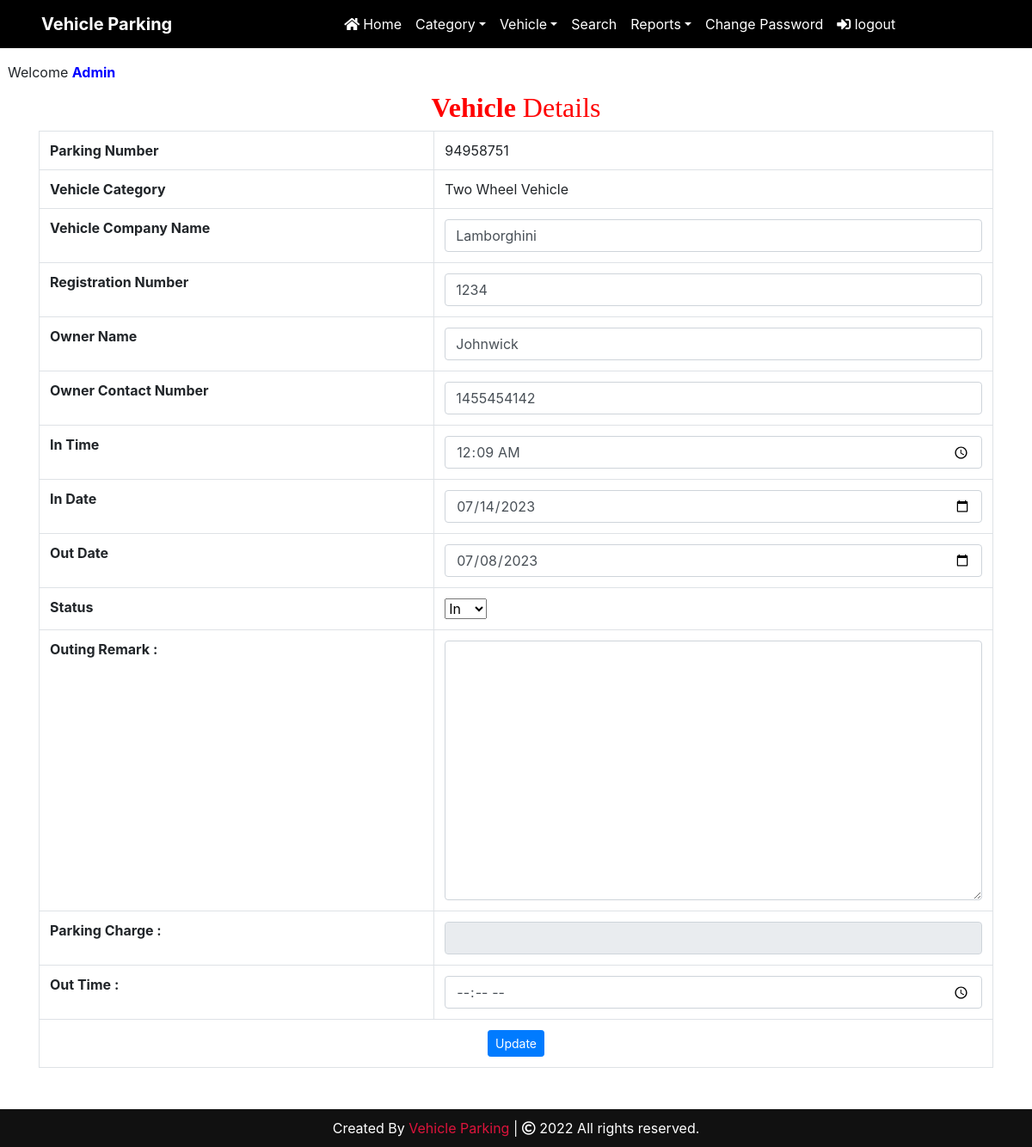
The app's page /view_incomingdetail/24 (signed in) with its own data.
### vehicle/models.py (models this page shows, shortened)
class Vehicle(models.Model):
    parkingnumber = models.CharField(max_length=20)
    category = models.ForeignKey(Category, on_delete=models.CASCADE)
    username = models.CharField(max_length=10)
    vehiclecompany = models.CharField(max_length=50)
    regno = models.CharField(max_length=10)
    ownername = models.CharField(max_length=50)
    ownercontact = models.CharField(max_length=15)
    pdate = models.DateField()
    intime = models.CharField(max_length=50)
    outtime = models.CharField(max_length=50)
    parkingcharge = models.CharField(max_length=50)
    remark = models.CharField(max_length=500)
    status = models.CharField(max_length=20)

class Category(models.Model):
    categoryname = models.CharField(max_length=50)
    price = models.DecimalField(max_digits=8, decimal_places=2)
    def __str__(self):
        return self.categoryname

### vehicle/views.py (the view, shortened to what this page needs)
# urls.py: path('view_incomingdetail/<int:pid>',view_incomingdetail, name='view_incomingdetail'),
def view_incomingdetail(request,pid):
    if not request.user.is_authenticated:
        return redirect('admin_home')
    error = ""
    category1 = Category.objects.all()
    categories_json = json.dumps(list(category1.values('categoryname', 'price')),cls=DjangoJSONEncoder)
    vehicle = Vehicle.objects.get(id=pid)
    d = {'vehicle': vehicle,'error':error, 'categories_json':categories_json}
    return render(request,'view_incomingdetail.html', d)

### vehicle/templates/view_incomingdetail.html (shortened to what this page needs)
{% load static %}
<html>
<head>
  {% include 'headeradmin.html' %}
  <link rel=stylesheet href="https://cdn.datatables.net/1.10.20/css/jquery.dataTables.min.css">
  <link rel=stylesheet href="https://cdn.datatables.net/buttons/1.6.1/css/buttons.dataTables.min.css">
</head>
<body>
  {% if user.is_superuser %}
  {% include 'nav2admin.html' %}
  {% else %}
  {% include 'navigation.html' %}
  {% endif %}
  <div class="pt-5">
    <br> &nbsp;&nbsp;Welcome <b style='text-transform : capitalize ; color : blue'>{{request.user.username}}</b>
  </div>
  <div class="container" style="margin-top:10px">
    <h2 class="text-center" style="font-family : Monotype Corsiva ; color : red"> <strong>Vehicle</strong> Details</h2>
    <form method="post">
      <table border="1" class="table table-bordered">
        <tr>
          <th>Parking Number</th>
          <td>{{vehicle.parkingnumber}}</td>
        </tr>
        <tr>
          <th>Vehicle Category</th>
          <td id="catname">{{vehicle.category}}</td>
        </tr>
        <tr>
          <th>Vehicle Company Name</th>
          <td><input type="text" name="vehiclecompany" class="form-control wd-450" required="true"
              value="{{vehicle.vehiclecompany}}"></td>
        </tr>
        <tr>
          <th>Registration Number</th>
          <td><input type="text" name="regno" class="form-control wd-450" required="true" value="{{vehicle.regno}}">
          </td>
        </tr>
        <tr>
          <th>Owner Name</th>
          <td><input type="text" name="ownername" class="form-control wd-450" required="true"
              value="{{vehicle.ownername}}"></td>
        </tr>
        <tr>
          <th>Owner Contact Number</th>
          <td><input type="text" name="ownercontact" class="form-control wd-450" required="true"
              value="{{vehicle.ownercontact}}"></td>
        </tr>
        <tr>
          <th>In Time</th>
          <td><input type="time" id="id_in_time" name="intime" class="form-control wd-450" required="true"
              value="{{vehicle.intime}}">
          </td>
        </tr>
        <tr>
          <th>In Date</th>
          <td><input type="date" id="in_date" name="in_date" class="form-control wd-450" required="true"
              value="{{vehicle.pdate|date:'Y-m-d'}}">
          </td>
        </tr>
        <tr>
          <th>Out Date</th>
          <td><input type="date" id="out_date" name="out_date" class="form-control wd-450" required="true">
          </td>
        </tr>
        <tr>
          <th>Status</th>
          <td>
            <select name=" status" required>
              <option selected> {{vehicle.status}} </option>
          </td>
        </tr>
        <tr>
          <th>Outing Remark :</th>
          <td>
            <textarea name="remark" placeholder="" rows="12" cols="14" class="form-control wd-450"></textarea>
          </td>
        </tr>
        <tr>
          <th>Parking Charge :</th>
          <td>
            <input type="text" id="pcharge" name="parkingcharge" class="form-control wd-450" required readonly>
          </td>
        </tr>
        <tr>
          <th>Out Time :</th>
          <td>
            <input type="time" id="id_out_time" name="outtime" onchange="calculateDifference()"
              class="form-control wd-450">
          </td>
        </tr>
        <tr align="center">
          <td colspan="2"><button type="submit" name="submit" class="btn btn-primary btn-sm">Update</button></td>
        </tr>
    </form>
  </div>
  {% include 'footer.html' %}
</body>
</html>

### vehicle/static/css/mystyle.css (style rules this page uses)
html { scroll-behavior:smooth; }

### records on screen
Vehicle: parkingnumber "94958751", category "Two Wheel Vehicle", vehiclecompany "Lamborghini", regno "1234", ownername "Johnwick", ownercontact "1455454142", intime "00:09", in_date "07/14/2023", status "In"

### other values on screen
{{ request.user.username }} "Admin"
